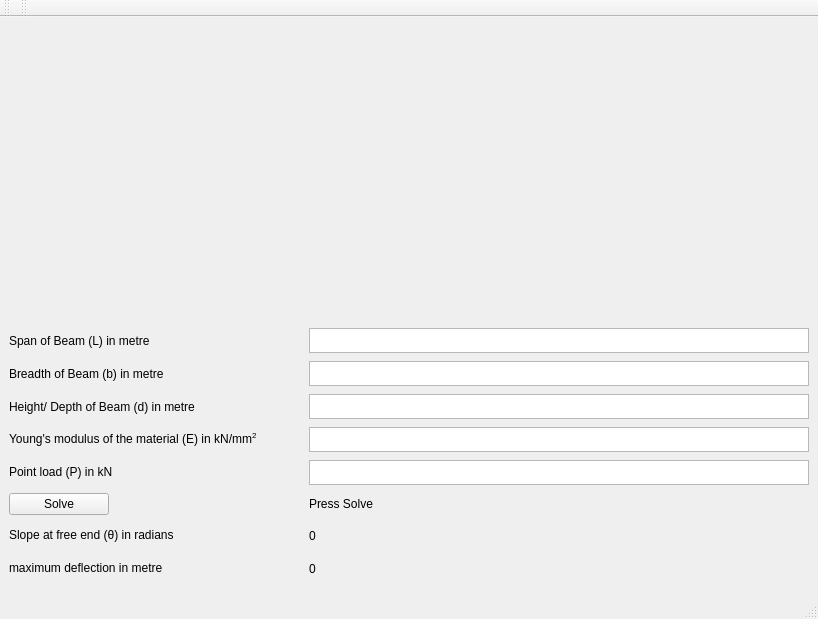
<?xml version="1.0" encoding="UTF-8"?>
<ui version="4.0">
 <class>MainWindow</class>
 <widget class="QMainWindow" name="MainWindow">
  <property name="geometry">
   <rect>
    <x>0</x>
    <y>0</y>
    <width>818</width>
    <height>619</height>
   </rect>
  </property>
  <property name="windowTitle">
   <string>Cantilever Beam</string>
  </property>
  <widget class="QWidget" name="centralwidget">
   <layout class="QGridLayout" name="gridLayout">
    <item row="1" column="0">
     <widget class="QLabel" name="label">
      <property name="text">
       <string>Span of Beam (L) in metre</string>
      </property>
     </widget>
    </item>
    <item row="2" column="2">
     <widget class="QPlainTextEdit" name="breadthText">
      <property name="maximumSize">
       <size>
        <width>500</width>
        <height>25</height>
       </size>
      </property>
     </widget>
    </item>
    <item row="12" column="0">
     <widget class="QLabel" name="label_7">
      <property name="maximumSize">
       <size>
        <width>16777215</width>
        <height>25</height>
       </size>
      </property>
      <property name="text">
       <string>&lt;html&gt;&lt;head/&gt;&lt;body&gt;&lt;p&gt;Slope at free end (&amp;theta;) in radians&lt;/p&gt;&lt;/body&gt;&lt;/html&gt;</string>
      </property>
      <property name="textFormat">
       <enum>Qt::RichText</enum>
      </property>
     </widget>
    </item>
    <item row="1" column="2">
     <widget class="QPlainTextEdit" name="lengthText">
      <property name="maximumSize">
       <size>
        <width>500</width>
        <height>25</height>
       </size>
      </property>
     </widget>
    </item>
    <item row="10" column="0">
     <widget class="QPushButton" name="solveButton">
      <property name="maximumSize">
       <size>
        <width>100</width>
        <height>16777215</height>
       </size>
      </property>
      <property name="text">
       <string>Solve</string>
      </property>
     </widget>
    </item>
    <item row="2" column="0">
     <widget class="QLabel" name="label_3">
      <property name="maximumSize">
       <size>
        <width>16777215</width>
        <height>25</height>
       </size>
      </property>
      <property name="text">
       <string>Breadth of Beam (b) in metre</string>
      </property>
     </widget>
    </item>
    <item row="4" column="2">
     <widget class="QPlainTextEdit" name="heightText">
      <property name="maximumSize">
       <size>
        <width>500</width>
        <height>25</height>
       </size>
      </property>
     </widget>
    </item>
    <item row="4" column="0">
     <widget class="QLabel" name="label_4">
      <property name="maximumSize">
       <size>
        <width>16777215</width>
        <height>25</height>
       </size>
      </property>
      <property name="text">
       <string>Height/ Depth of Beam (d) in metre</string>
      </property>
     </widget>
    </item>
    <item row="6" column="0">
     <widget class="QLabel" name="label_5">
      <property name="maximumSize">
       <size>
        <width>16777215</width>
        <height>25</height>
       </size>
      </property>
      <property name="text">
       <string>&lt;html&gt;&lt;head/&gt;&lt;body&gt;&lt;p&gt;Young's modulus of the material (E) in kN/mm&lt;span style=&quot; vertical-align:super;&quot;&gt;2&lt;/span&gt;&lt;/p&gt;&lt;/body&gt;&lt;/html&gt;</string>
      </property>
      <property name="textFormat">
       <enum>Qt::RichText</enum>
      </property>
     </widget>
    </item>
    <item row="6" column="2">
     <widget class="QPlainTextEdit" name="elasticityText">
      <property name="maximumSize">
       <size>
        <width>500</width>
        <height>25</height>
       </size>
      </property>
     </widget>
    </item>
    <item row="0" column="0" colspan="3" alignment="Qt::AlignHCenter">
     <widget class="QLabel" name="label_2">
      <property name="maximumSize">
       <size>
        <width>800</width>
        <height>292</height>
       </size>
      </property>
      <property name="text">
       <string/>
      </property>
      <property name="textFormat">
       <enum>Qt::RichText</enum>
      </property>
      <property name="pixmap">
       <pixmap>python version/Screenshot from 2021-12-28 06-41-22.png</pixmap>
      </property>
      <property name="scaledContents">
       <bool>true</bool>
      </property>
     </widget>
    </item>
    <item row="8" column="2">
     <widget class="QPlainTextEdit" name="loadText">
      <property name="maximumSize">
       <size>
        <width>500</width>
        <height>25</height>
       </size>
      </property>
     </widget>
    </item>
    <item row="13" column="0">
     <widget class="QLabel" name="label_8">
      <property name="maximumSize">
       <size>
        <width>16777215</width>
        <height>25</height>
       </size>
      </property>
      <property name="text">
       <string>&lt;html&gt;&lt;head/&gt;&lt;body&gt;&lt;p&gt;maximum deflection in metre&lt;/p&gt;&lt;/body&gt;&lt;/html&gt;</string>
      </property>
      <property name="textFormat">
       <enum>Qt::RichText</enum>
      </property>
     </widget>
    </item>
    <item row="8" column="0">
     <widget class="QLabel" name="label_6">
      <property name="maximumSize">
       <size>
        <width>16777215</width>
        <height>25</height>
       </size>
      </property>
      <property name="text">
       <string>Point load (P) in kN</string>
      </property>
      <property name="textFormat">
       <enum>Qt::RichText</enum>
      </property>
     </widget>
    </item>
    <item row="10" column="2">
     <widget class="QLabel" name="statusText">
      <property name="text">
       <string>Press Solve</string>
      </property>
      <property name="textFormat">
       <enum>Qt::PlainText</enum>
      </property>
     </widget>
    </item>
    <item row="12" column="2">
     <widget class="QLabel" name="slopeText">
      <property name="text">
       <string>0</string>
      </property>
     </widget>
    </item>
    <item row="13" column="2">
     <widget class="QLabel" name="deflectionText">
      <property name="text">
       <string>0</string>
      </property>
     </widget>
    </item>
   </layout>
  </widget>
  <widget class="QMenuBar" name="menubar">
   <property name="geometry">
    <rect>
     <x>0</x>
     <y>0</y>
     <width>818</width>
     <height>22</height>
    </rect>
   </property>
  </widget>
  <widget class="QStatusBar" name="statusbar"/>
  <widget class="QToolBar" name="toolBar">
   <property name="windowTitle">
    <string>toolBar</string>
   </property>
   <attribute name="toolBarArea">
    <enum>TopToolBarArea</enum>
   </attribute>
   <attribute name="toolBarBreak">
    <bool>false</bool>
   </attribute>
  </widget>
  <widget class="QToolBar" name="toolBar_2">
   <property name="windowTitle">
    <string>toolBar_2</string>
   </property>
   <attribute name="toolBarArea">
    <enum>TopToolBarArea</enum>
   </attribute>
   <attribute name="toolBarBreak">
    <bool>false</bool>
   </attribute>
  </widget>
 </widget>
 <resources/>
 <connections/>
</ui>
